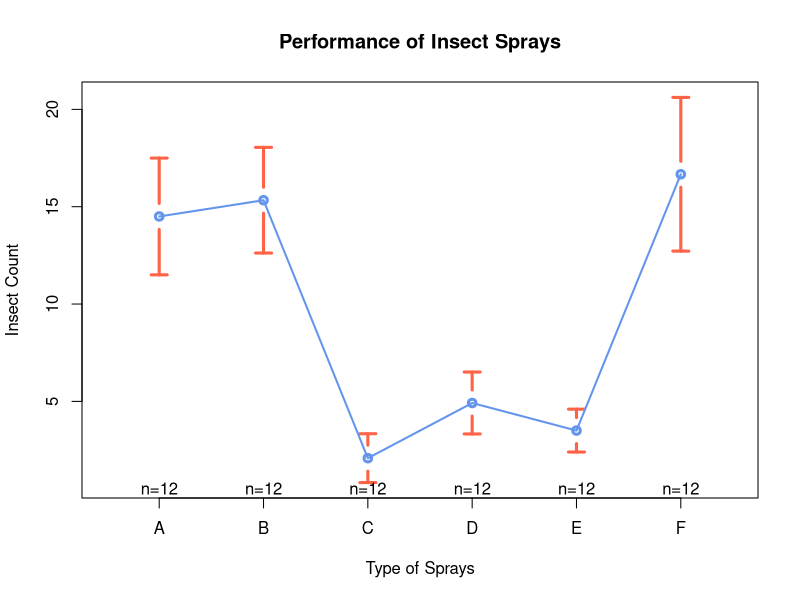
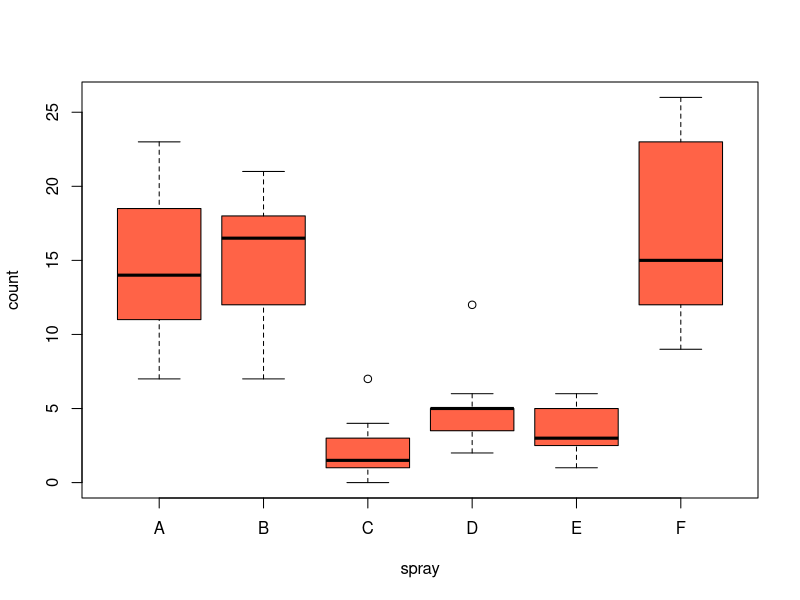

Reproduce these figures in R, in order. (Note: this script raises an error after producing the figures.)
str(InsectSprays)
InsectSprays

tapply(InsectSprays$count, InsectSprays$spray, length)
tapply(InsectSprays$count, InsectSprays$spray, mean)
tapply(InsectSprays$count, InsectSprays$spray, sd)

library(gplots)
windows(width=12, height=8)
plotmeans(count ~ spray, data = InsectSprays,
          barcol = "tomato", barwidth = 3,
          col = "cornflowerblue", lwd = 2,
          xlab = "Type of Sprays", ylab = "Insect Count",
          main = "Performance of Insect Sprays")

boxplot(count ~ spray, data = InsectSprays, col = "tomato")

sprays.aov <- aov(count ~ spray, data = InsectSprays)
summary(spray.aov)

model.tables(spray.aov, type = "mean")
model.tables(spray.aov, type = "effects")

sprays.compare <- TukeyHSD(sprays.aov)
sprays.compare
str(sprays.compare)
sprays.compare$spray['D-C',]
